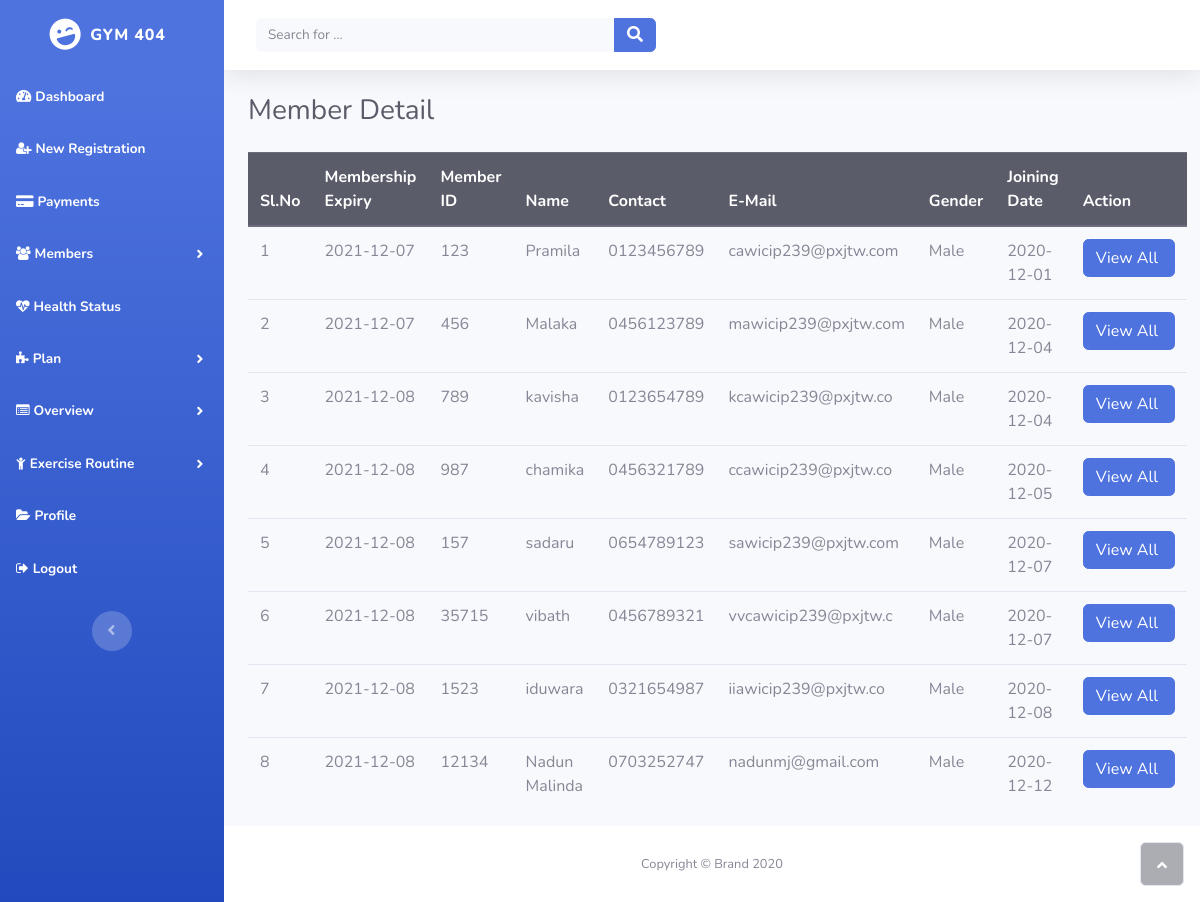
Page /admin/view_member.php (signed in) on the committed database.
### tables this page shows
CREATE TABLE `enrolls_to` (
  `et_id` int(5) NOT NULL,
  `pid` varchar(8) NOT NULL,
  `uid` varchar(20) NOT NULL,
  `paid_date` varchar(15) DEFAULT NULL,
  `expire` varchar(15) DEFAULT NULL,
  `renewal` varchar(15) DEFAULT NULL
);

CREATE TABLE `users` (
  `userid` varchar(20) NOT NULL,
  `username` varchar(40) NOT NULL,
  `gender` varchar(8) NOT NULL,
  `mobile` varchar(20) NOT NULL,
  `email` varchar(20) NOT NULL,
  `dob` varchar(10) NOT NULL,
  `joining_date` varchar(10) NOT NULL
);

### admin/view_member.php (the view, shortened to what this page needs)
<?php require_once 'header.php'; ?>
    <div class="d-sm-flex justify-content-between align-items-center mb-4">
        <h3 class="text-dark mb-0">Member Detail</h3>
    </div>
<table class="table">
    <thead class="thead-dark">
    <tr>
        <th>Sl.No</th>
        <th>Membership Expiry</th>
        <th>Member ID</th>
        <th>Name</th>
        <th>Contact</th>
        <th>E-Mail</th>
        <th>Gender</th>
        <th>Joining Date</th>
        <th>Action</th></h2>
    </tr>
    </thead>
    <tbody>
    <?php
        $query  = "select * from users ORDER BY joining_date";
        $result = mysqli_query($connection, $query);
        $sno    = 1;
        if (mysqli_affected_rows($connection) != 0) {
            while ($row = mysqli_fetch_array($result, MYSQLI_ASSOC)) {
                $uid   = $row['userid'];
                $query1  = "select * from enrolls_to WHERE uid='$uid' AND renewal='yes'";
                $result1 = mysqli_query($connection, $query1);
                if (mysqli_affected_rows($connection) == 1) {
                    while ($row1 = mysqli_fetch_array($result1, MYSQLI_ASSOC)) {
                        echo "<tr><td>".$sno."</td>";
                        echo "<td>" . $row1['expire'] . "</td>";
                        echo "<td>" . $row['userid'] . "</td>";
                        echo "<td>" . $row['username'] . "</td>";
                        echo "<td>" . $row['mobile'] . "</td>";
                        echo "<td>" . $row['email'] . "</td>";
                        echo "<td>" . $row['gender'] . "</td>";
                        echo "<td>" . $row['joining_date'] ."</td>";
                        $sno++;
                        echo "<td><form action='viewall_detail.php' method='post'><input type='hidden' name='name' value='" . $uid . "'/><input type='submit' class='btn btn-primary' id='button1' value='View All '/></form></td></tr>";
                    }
                }
            }
        }
    ?>
    </tbody>
</table>
<?php require_once 'footer.php'; ?>

### rows in the picture
enrolls_to: expire "2021-12-07", uid.userid "123", uid.username "Pramila", uid.mobile "0123456789", uid.email "cawicip239@pxjtw.com", uid.gender "Male", uid.joining_date "2020-12-01"
enrolls_to: expire "2021-12-07", uid.userid "456", uid.username "Malaka", uid.mobile "0456123789", uid.email "mawicip239@pxjtw.com", uid.gender "Male", uid.joining_date "2020-12-04"
enrolls_to: expire "2021-12-08", uid.userid "789", uid.username "kavisha", uid.mobile "0123654789", uid.email "kcawicip239@pxjtw.co", uid.gender "Male", uid.joining_date "2020-12-04"
enrolls_to: expire "2021-12-08", uid.userid "987", uid.username "chamika", uid.mobile "0456321789", uid.email "ccawicip239@pxjtw.co", uid.gender "Male", uid.joining_date "2020-12-05"
enrolls_to: expire "2021-12-08", uid.userid "157", uid.username "sadaru", uid.mobile "0654789123", uid.email "sawicip239@pxjtw.com", uid.gender "Male", uid.joining_date "2020-12-07"
enrolls_to: expire "2021-12-08", uid.userid "35715", uid.username "vibath", uid.mobile "0456789321", uid.email "vvcawicip239@pxjtw.c", uid.gender "Male", uid.joining_date "2020-12-07"
enrolls_to: expire "2021-12-08", uid.userid "1523", uid.username "iduwara", uid.mobile "0321654987", uid.email "iiawicip239@pxjtw.co", uid.gender "Male", uid.joining_date "2020-12-08"
enrolls_to: expire "2021-12-08", uid.userid "12134", uid.username "Nadun Malinda", uid.mobile "0703252747", uid.email "nadunmj@gmail.com", uid.gender "Male", uid.joining_date "2020-12-12"
